Frame 1 (no input): blank canvas, image omitted
Frame 60 (the mouse pressed at the canvas centre just before this capture): blank canvas, image omitted
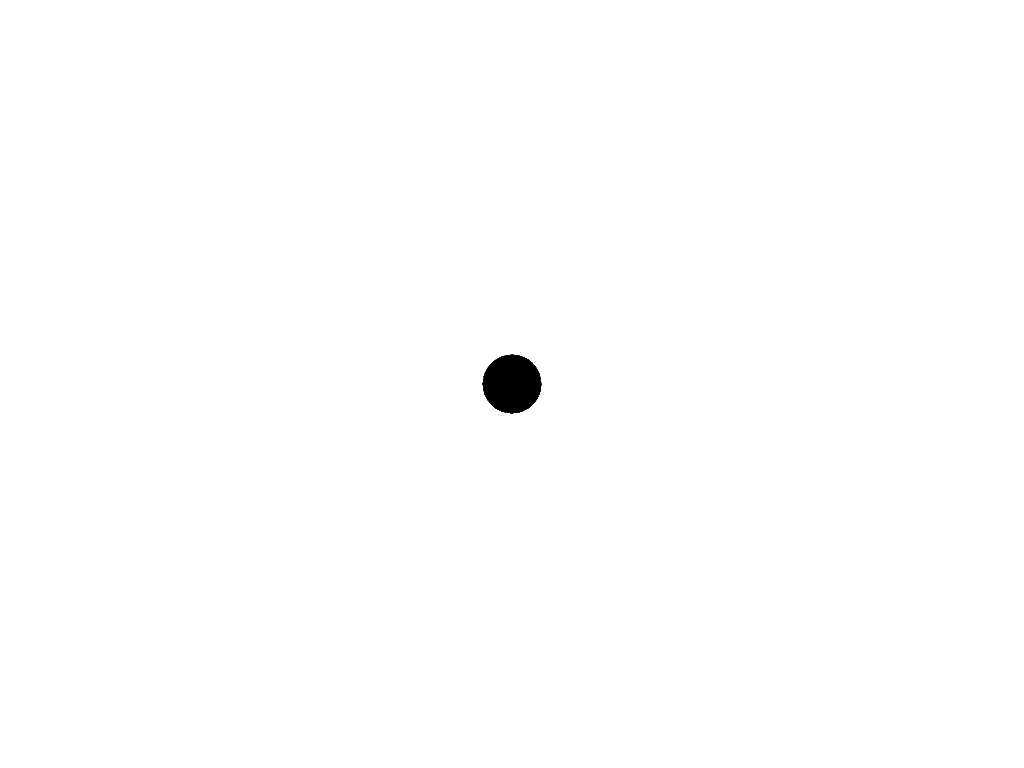
Frame 120 (the mouse held since frame 60 and released just before this capture)

The Processing sketch whose frames 1 and 60 were blank and that drew this single picture after the mouse press (run headless with seeded random() and noise(); from frame 60 on, the mouse is pressed at the canvas centre):

// Processing sketch: processing_23077
// ── processing_23077.pde


Particle[] particles4= new Particle[1000];

boolean saving = false;

float r;
float g;
float b;

void setup() {
  size(1024, 768);
  smooth();
  background(255);
  frameRate (30);
  
 // create particles

   for (int i = 0; i < particles4.length; i++) {
    particles4[i] = new Particle(new PVector(512, height -384), random (0,-1));
 
  }
}

void draw() {
  
  r = random (255) ;
  g = random (255) ;
  b = random (255) ;
   
      for (int i = 0; i < particles4.length; i++) {
    particles4[i].update();
    particles4[i].draw();
   }  
}

class Particle {
  PVector loc;
  PVector vel;
  PVector acc;

  PVector[] hist;
  int counter = 0;
  
  // create the particle
  Particle(PVector l, float _q) {
    float randmin = -HALF_PI;
    float randmax = 0;
    
    float r = random(0, TWO_PI);
    float x = cos(r);
    float y = sin(r);
    acc = new PVector(x / 250, y / 250);

    float q = random(_q);
    r = random(randmin, randmax);
    x = cos(r) * q;
    y = sin(r) * q;
    vel = new PVector(x, y);
    loc = l.get();    
    hist = new PVector[1000];
  }

  // update location
  void update() {
    vel.add(acc);
    loc.add(vel);
 // save location every 10 frames
    if (frameCount % 10 == 0 && counter < hist.length) {
      hist[counter] = loc.get();
      counter++;
    }
  }

  // draw particle
  void draw() {
    fill(r, g, b);
   // drawArrowHead(vel,loc,10);
    fill(r, g, b);
    // draw history path
    stroke(0, 100);
    beginShape();
    for (int i=0; i < counter; i++) {
      vertex(hist[i].x,hist[i].y);
    }
    if (counter > 0) vertex(loc.x, loc.y);
    endShape();
  }
  
  
   void drawArrowHead(PVector v, PVector loc, float scale) {
    pushMatrix();
    float arrowsize = 4;
    // Translate to location to render vector
    translate(loc.x, loc.y);
    
    // rotate to heading
    rotate(v.heading2D());

    // Calculate length of vector & scale it to be bigger or smaller if necessary
    float len = v.mag()*scale;
    arrowsize = map(len, 0, 10, 0, 1) * arrowsize;

    // Draw point
    stroke(0, 100);
    fill(0, 100);
    line(0,0,len-arrowsize,0);
    noStroke();
    beginShape();
    vertex(len,0);
    vertex(len-arrowsize,+arrowsize/2);
    vertex(len-arrowsize,-arrowsize/2);
    endShape(CLOSE);
    popMatrix();
    
      translate(width/2, height/2);
rotate(PI/3.0);
  }
}
